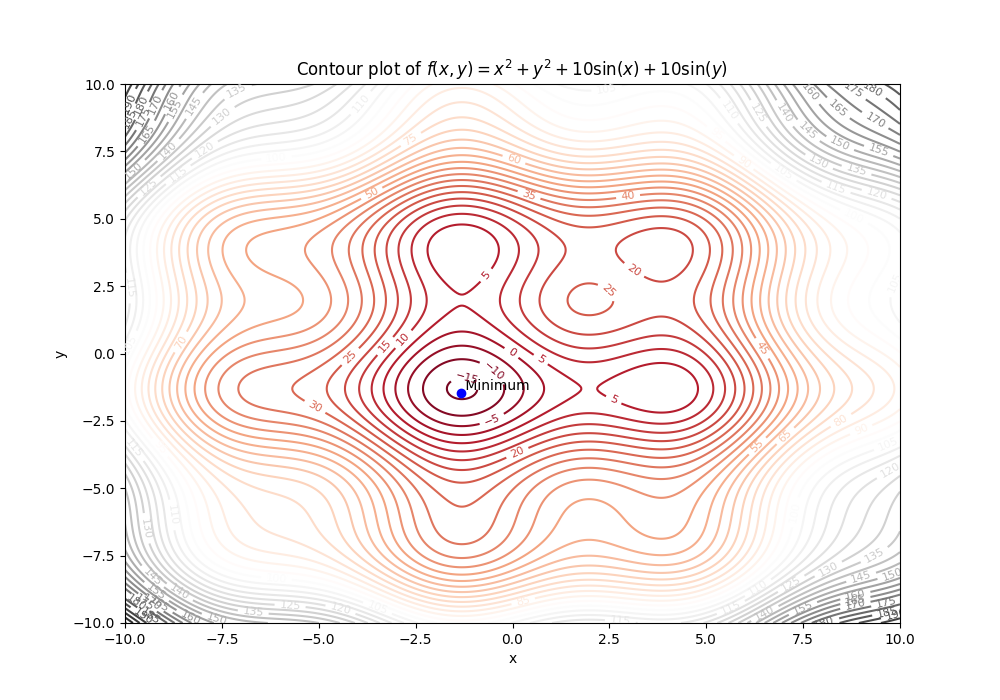

This chart was generated by the following Python code:
import matplotlib.pyplot as plt
import numpy as np

# Redefining the function for clarity
def f(x, y):
    return x**2 + y**2 + 10 * np.sin(x) + 10 * np.sin(y)

# Simulated Annealing Algorithm to find the best point again
def simulated_annealing_for_function():
    current_temp = 100.0  # Initial temperature
    min_temp = 1.0  # Minimum temperature
    alpha = 0.99  # Cooling rate
    
    current_point = np.random.rand(2) * 20 - 10  # Random initial point in [-10, 10] range
    current_value = f(*current_point)
    
    while current_temp > min_temp:
        step = (np.random.rand(2) - 0.5) * 10
        new_point = current_point + step * current_temp / 100
        new_value = f(*new_point)
        
        if new_value < current_value or np.random.rand() < np.exp((current_value - new_value) / current_temp):
            current_point = new_point
            current_value = new_value
        
        current_temp *= alpha
    
    return current_point, current_value

# Execute the algorithm
best_point, best_value = simulated_annealing_for_function()

# Generate grid for visualization
x = np.linspace(-10, 10, 400)
y = np.linspace(-10, 10, 400)
x, y = np.meshgrid(x, y)
z = f(x, y)

# Plotting
plt.figure(figsize=(10, 7))
contours = plt.contour(x, y, z, 50, cmap='RdGy')
plt.clabel(contours, inline=True, fontsize=8)

plt.plot(best_point[0], best_point[1], 'bo')  # Mark the minimum
plt.text(best_point[0], best_point[1], ' Minimum', verticalalignment='bottom')

plt.title('Contour plot of $f(x, y) = x^2 + y^2 + 10 \sin(x) + 10 \sin(y)$')
plt.xlabel('x')
plt.ylabel('y')
# plt.show()
plt.savefig('optim.png')
